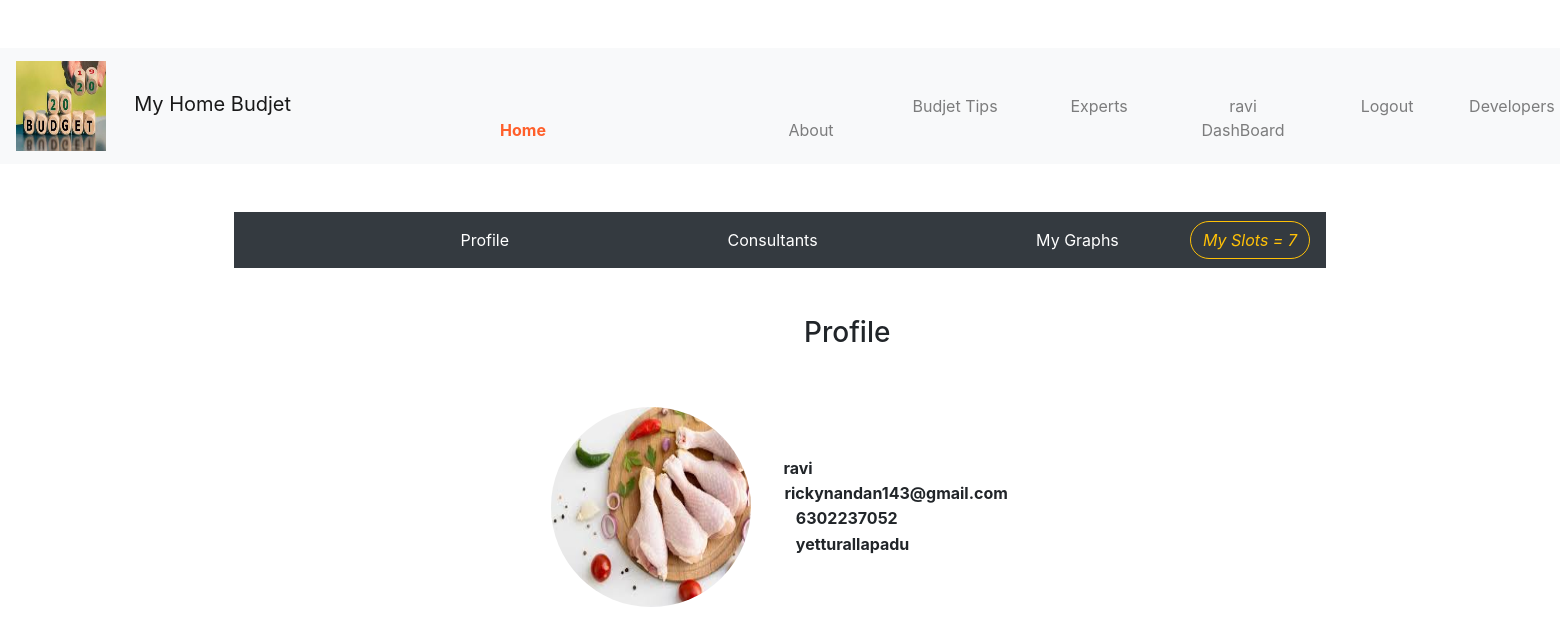
The app's page /user_dashboard/ (signed in) with its own data.
### budjetapp/models.py (models this page shows, shortened)
class Userdetails(models.Model):
    auth_user=models.ForeignKey(User,on_delete=models.CASCADE,null=True)
    mobile=models.CharField(max_length=10,null=True)
    image=models.FileField(null=True,upload_to='media/')
    address=models.CharField(max_length=50,null=True)

### budjetapp/views.py (the view)
# urls.py: path('user_dashboard/',views.user_dashboard,name='user_dashboard'),
@login_required(login_url='login_signup')
def user_dashboard(request):
    mde= Userdetails.objects.filter(auth_user=request.user)
    return render(request,'user_dashboard.html',{'profile':mde})

### templates/user_dashboard.html (shortened to what this page needs)
{% load static %}
<!doctype html>
<html lang="en">
  <head>
    <link rel="stylesheet" href="https://cdn.jsdelivr.net/npm/bootstrap@4.5.3/dist/css/bootstrap.min.css">
  </head>
  <body  >
  <br><br>
  <div align="center">
      {% include 'navs.html' %}
  </div>
  <br><br>
  <div align="center" style="padding-left: 15%;padding-right: 15%;">
<nav class="navbar navbar-expand-lg navbar-light bg-dark" >
  <div class="collapse navbar-collapse" id="navbarSupportedContent">
    <ul class="navbar-nav mr-auto">
      <li class="nav-item active">
          <a class="nav-link" href="{% url 'user_dashboard' %}"><span style="color: white" >&nbsp;&nbsp;&nbsp;&nbsp;&nbsp;&nbsp;&nbsp;&nbsp;&nbsp;&nbsp;&nbsp;&nbsp;&nbsp;&nbsp;&nbsp;&nbsp;&nbsp;&nbsp;&nbsp;&nbsp;&nbsp;&nbsp;&nbsp;&nbsp;&nbsp;&nbsp;&nbsp;&nbsp;&nbsp;&nbsp;&nbsp;&nbsp;&nbsp;&nbsp;&nbsp;&nbsp;&nbsp;&nbsp;&nbsp;&nbsp;&nbsp;&nbsp;&nbsp;&nbsp;&nbsp;Profile</span> <span class="sr-only">(current)</span></a>
      </li>
                 <li class="nav-item">
        <a class="nav-link" href="{% url 'conults' %}" tabindex="-1" ><span style="color: white"  >&nbsp;&nbsp;&nbsp;&nbsp;&nbsp;&nbsp;&nbsp;&nbsp;&nbsp;&nbsp;&nbsp;&nbsp;&nbsp;&nbsp;&nbsp;&nbsp;&nbsp;&nbsp;&nbsp;&nbsp;&nbsp;&nbsp;&nbsp;&nbsp;&nbsp;&nbsp;&nbsp;&nbsp;&nbsp;&nbsp;&nbsp;&nbsp;&nbsp;&nbsp;&nbsp;&nbsp;&nbsp;&nbsp;&nbsp;&nbsp;&nbsp;&nbsp;&nbsp;&nbsp;&nbsp;Consultants</span></a>
      </li>
       <li class="nav-item">
        <a class="nav-link" href="{% url 'graph' %}" tabindex="-1" ><span style="color: white" >&nbsp;&nbsp;&nbsp;&nbsp;&nbsp;&nbsp;&nbsp;&nbsp;&nbsp;&nbsp;&nbsp;&nbsp;&nbsp;&nbsp;&nbsp;&nbsp;&nbsp;&nbsp;&nbsp;&nbsp;&nbsp;&nbsp;&nbsp;&nbsp;&nbsp;&nbsp;&nbsp;&nbsp;&nbsp;&nbsp;&nbsp;&nbsp;&nbsp;&nbsp;&nbsp;&nbsp;&nbsp;&nbsp;&nbsp;&nbsp;&nbsp;&nbsp;&nbsp;&nbsp;&nbsp;My Graphs</span></a>
      </li>
    </ul>
  </div>
 {% if request.user.is_authenticated %}
      <div class="cart">
          <a href="{% url 'my_slots' %}" ><button id="cartOpen" class="btn btn-outline-warning" style="border-radius: 0.8cm " ><i class="ti-bag">My Slots = {{ request.user.slots_set.count }}</i></button></a>
      </div>
      {% endif %}
</nav>
  </div>
<br><br>
  {% block  content %}
<h3 align="center">&nbsp;&nbsp;&nbsp;&nbsp;&nbsp;&nbsp;&nbsp;&nbsp;&nbsp;&nbsp;&nbsp;&nbsp;&nbsp;&nbsp;&nbsp;&nbsp;&nbsp;&nbsp;Profile</h3><br><br>
    {% for i in profile %}
<table align="center">
    <tr>
    <th>
        <img src={{ i.image.url }} width="200"  style="border-radius: 6.0cm " height="200" >
    </th>
        <th>
         &nbsp;&nbsp;&nbsp;&nbsp;&nbsp;&nbsp;&nbsp; {{ i.auth_user.username }}
            <table align="center">
                <tr>
                    <th>
                     &nbsp;&nbsp;&nbsp;&nbsp;&nbsp;&nbsp;&nbsp;  {{ i.auth_user.email }}
                        <table align="center">
                            <tr>
                                  <th>
                         {{ i.mobile }}&nbsp;&nbsp;&nbsp;&nbsp;&nbsp;&nbsp;&nbsp; &nbsp;&nbsp;&nbsp;&nbsp;&nbsp;&nbsp;&nbsp;
                    </th>
                                <tr>                      <th>
                         {{ i.address }}&nbsp;&nbsp;&nbsp;&nbsp;&nbsp;&nbsp;&nbsp; &nbsp;&nbsp;&nbsp;&nbsp;&nbsp;&nbsp;&nbsp;
                    </th></tr>
                        </table>
                    </th>
                </tr>
            </table>
        </th>
</tr></table>
        {% endfor %}
  {% endblock %}
  </body>
</html>

### templates/navs.html (shortened to what this page needs)
{% load static %}
<!doctype html>
<html lang="en">
  <head>
    <link rel="stylesheet" href="https://cdn.jsdelivr.net/npm/bootstrap@4.5.3/dist/css/bootstrap.min.css">
  </head>
  <body  >
  <div class="c">
<nav class="navbar navbar-expand-lg navbar-light bg-light" >
          <a class="navbar-brand" href="#"><img src="{% static 'budjet 5.jpg' %}" width="90px" height="90px">&nbsp;&nbsp;&nbsp;&nbsp; My Home Budjet </a>
  <div class="collapse navbar-collapse"  class="c" id="navbarSupportedContent">
    <ul class="navbar-nav mr-auto">
      <li class="nav-item active">
          <a class="nav-link" href="{% url 'home' %}"><b style="color: #ff5f2a" >Home</b> </a>
      </li>
   <li class="nav-item">
     <a class="nav-link" href="{% url 'about' %}" tabindex="-1" >About</a>
      </li>
{% if request.user.is_authenticated %}
     <li class="nav-item">
     <a class="nav-link" href="{% url 'experts' %}" tabindex="-1" >Budjet Tips </a>
      </li>
     <li class="nav-item">
     <a class="nav-link" href="{% url 'expert_consultants' %}" tabindex="-1" >Experts </a>
      </li>
                  <li class="nav-item">
       <a class="nav-link" href="{% url 'user_dashboard' %}" tabindex="-1" >{{ request.user.username }}
        <br>
        DashBoard
        </a>
      </li>
                 <li class="nav-item">
       <a class="nav-link" href="{% url 'logout' %}" tabindex="-1" >Logout</a>
      </li>
        {% endif %}
     <li class="nav-item">
     <a class="nav-link" href="" tabindex="-1" >Developers Blog</a>
      </li>
    </ul>
  </div>
</nav>
  </div>
  </body>
</html>

### records on screen
Userdetails: image (picture), auth_user.username "ravi", auth_user.email "rickynandan143@gmail.com", mobile "6302237052", address "yetturallapadu"

### other values on screen
{{ request.user.username }} "ravi"
{{ request.user.slots_set.count }} "7"
